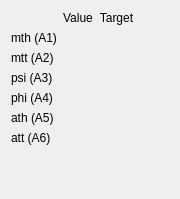
<?xml version="1.0" encoding="UTF-8"?>
<ui version="4.0">
 <class>Form</class>
 <widget class="QWidget" name="Form">
  <property name="geometry">
   <rect>
    <x>0</x>
    <y>0</y>
    <width>180</width>
    <height>199</height>
   </rect>
  </property>
  <property name="windowTitle">
   <string>Form</string>
  </property>
  <layout class="QGridLayout" name="gridLayout">
   <item row="1" column="2">
    <widget class="ValueDisplay" name="valueDisplay_2">
     <property name="key" stdset="0">
      <string>mth.target</string>
     </property>
     <property name="showName" stdset="0">
      <bool>false</bool>
     </property>
     <property name="format" stdset="0">
      <string>%.3f</string>
     </property>
    </widget>
   </item>
   <item row="8" column="1">
    <spacer name="verticalSpacer">
     <property name="orientation">
      <enum>Qt::Vertical</enum>
     </property>
     <property name="sizeHint" stdset="0">
      <size>
       <width>0</width>
       <height>0</height>
      </size>
     </property>
    </spacer>
   </item>
   <item row="0" column="1">
    <widget class="QLabel" name="label">
     <property name="text">
      <string>Value</string>
     </property>
     <property name="alignment">
      <set>Qt::AlignCenter</set>
     </property>
    </widget>
   </item>
   <item row="1" column="0">
    <widget class="QLabel" name="label_3">
     <property name="text">
      <string>mth (A1)</string>
     </property>
    </widget>
   </item>
   <item row="0" column="2">
    <widget class="QLabel" name="label_2">
     <property name="text">
      <string>Target</string>
     </property>
     <property name="alignment">
      <set>Qt::AlignCenter</set>
     </property>
    </widget>
   </item>
   <item row="1" column="1">
    <widget class="ValueDisplay" name="valueDisplay">
     <property name="device" stdset="0">
      <string>mth</string>
     </property>
     <property name="showName" stdset="0">
      <bool>false</bool>
     </property>
     <property name="format" stdset="0">
      <string>%.3f</string>
     </property>
    </widget>
   </item>
   <item row="2" column="0">
    <widget class="QLabel" name="label_4">
     <property name="text">
      <string>mtt (A2)</string>
     </property>
    </widget>
   </item>
   <item row="5" column="0">
    <widget class="QLabel" name="label_6">
     <property name="text">
      <string>phi (A4)</string>
     </property>
    </widget>
   </item>
   <item row="4" column="0">
    <widget class="QLabel" name="label_5">
     <property name="text">
      <string>psi (A3)</string>
     </property>
    </widget>
   </item>
   <item row="6" column="0">
    <widget class="QLabel" name="label_7">
     <property name="text">
      <string>ath (A5)</string>
     </property>
    </widget>
   </item>
   <item row="7" column="0">
    <widget class="QLabel" name="label_8">
     <property name="text">
      <string>att (A6)</string>
     </property>
    </widget>
   </item>
   <item row="2" column="1">
    <widget class="ValueDisplay" name="valueDisplay_3">
     <property name="device" stdset="0">
      <string>mtt</string>
     </property>
     <property name="showName" stdset="0">
      <bool>false</bool>
     </property>
     <property name="format" stdset="0">
      <string>%.3f</string>
     </property>
    </widget>
   </item>
   <item row="4" column="1">
    <widget class="ValueDisplay" name="valueDisplay_5">
     <property name="device" stdset="0">
      <string>psi</string>
     </property>
     <property name="showName" stdset="0">
      <bool>false</bool>
     </property>
     <property name="format" stdset="0">
      <string>%.3f</string>
     </property>
    </widget>
   </item>
   <item row="5" column="1">
    <widget class="ValueDisplay" name="valueDisplay_4">
     <property name="device" stdset="0">
      <string>phi</string>
     </property>
     <property name="showName" stdset="0">
      <bool>false</bool>
     </property>
     <property name="format" stdset="0">
      <string>%.3f</string>
     </property>
    </widget>
   </item>
   <item row="6" column="1">
    <widget class="ValueDisplay" name="valueDisplay_6">
     <property name="device" stdset="0">
      <string>ath</string>
     </property>
     <property name="showName" stdset="0">
      <bool>false</bool>
     </property>
     <property name="format" stdset="0">
      <string>%.3f</string>
     </property>
    </widget>
   </item>
   <item row="4" column="2">
    <widget class="ValueDisplay" name="valueDisplay_9">
     <property name="key" stdset="0">
      <string>psi.target</string>
     </property>
     <property name="showName" stdset="0">
      <bool>false</bool>
     </property>
     <property name="format" stdset="0">
      <string>%.3f</string>
     </property>
    </widget>
   </item>
   <item row="7" column="1">
    <widget class="ValueDisplay" name="valueDisplay_7">
     <property name="device" stdset="0">
      <string>att</string>
     </property>
     <property name="showName" stdset="0">
      <bool>false</bool>
     </property>
     <property name="format" stdset="0">
      <string>%.3f</string>
     </property>
    </widget>
   </item>
   <item row="2" column="2">
    <widget class="ValueDisplay" name="valueDisplay_8">
     <property name="key" stdset="0">
      <string>mtt.target</string>
     </property>
     <property name="showName" stdset="0">
      <bool>false</bool>
     </property>
     <property name="format" stdset="0">
      <string>%.3f</string>
     </property>
    </widget>
   </item>
   <item row="5" column="2">
    <widget class="ValueDisplay" name="valueDisplay_10">
     <property name="key" stdset="0">
      <string>phi.target</string>
     </property>
     <property name="showName" stdset="0">
      <bool>false</bool>
     </property>
     <property name="format" stdset="0">
      <string>%.3f</string>
     </property>
    </widget>
   </item>
   <item row="6" column="2">
    <widget class="ValueDisplay" name="valueDisplay_11">
     <property name="key" stdset="0">
      <string>ath.target</string>
     </property>
     <property name="showName" stdset="0">
      <bool>false</bool>
     </property>
     <property name="format" stdset="0">
      <string>%.3f</string>
     </property>
    </widget>
   </item>
   <item row="7" column="2">
    <widget class="ValueDisplay" name="valueDisplay_12">
     <property name="key" stdset="0">
      <string>att.target</string>
     </property>
     <property name="showName" stdset="0">
      <bool>false</bool>
     </property>
     <property name="format" stdset="0">
      <string>%.3f</string>
     </property>
    </widget>
   </item>
   <item row="2" column="3">
    <spacer name="horizontalSpacer">
     <property name="orientation">
      <enum>Qt::Horizontal</enum>
     </property>
     <property name="sizeHint" stdset="0">
      <size>
       <width>0</width>
       <height>0</height>
      </size>
     </property>
    </spacer>
   </item>
  </layout>
 </widget>
 <customwidgets>
  <customwidget>
   <class>ValueDisplay</class>
   <extends>QWidget</extends>
   <header>nicos.guisupport.display</header>
  </customwidget>
 </customwidgets>
 <resources/>
 <connections/>
</ui>
